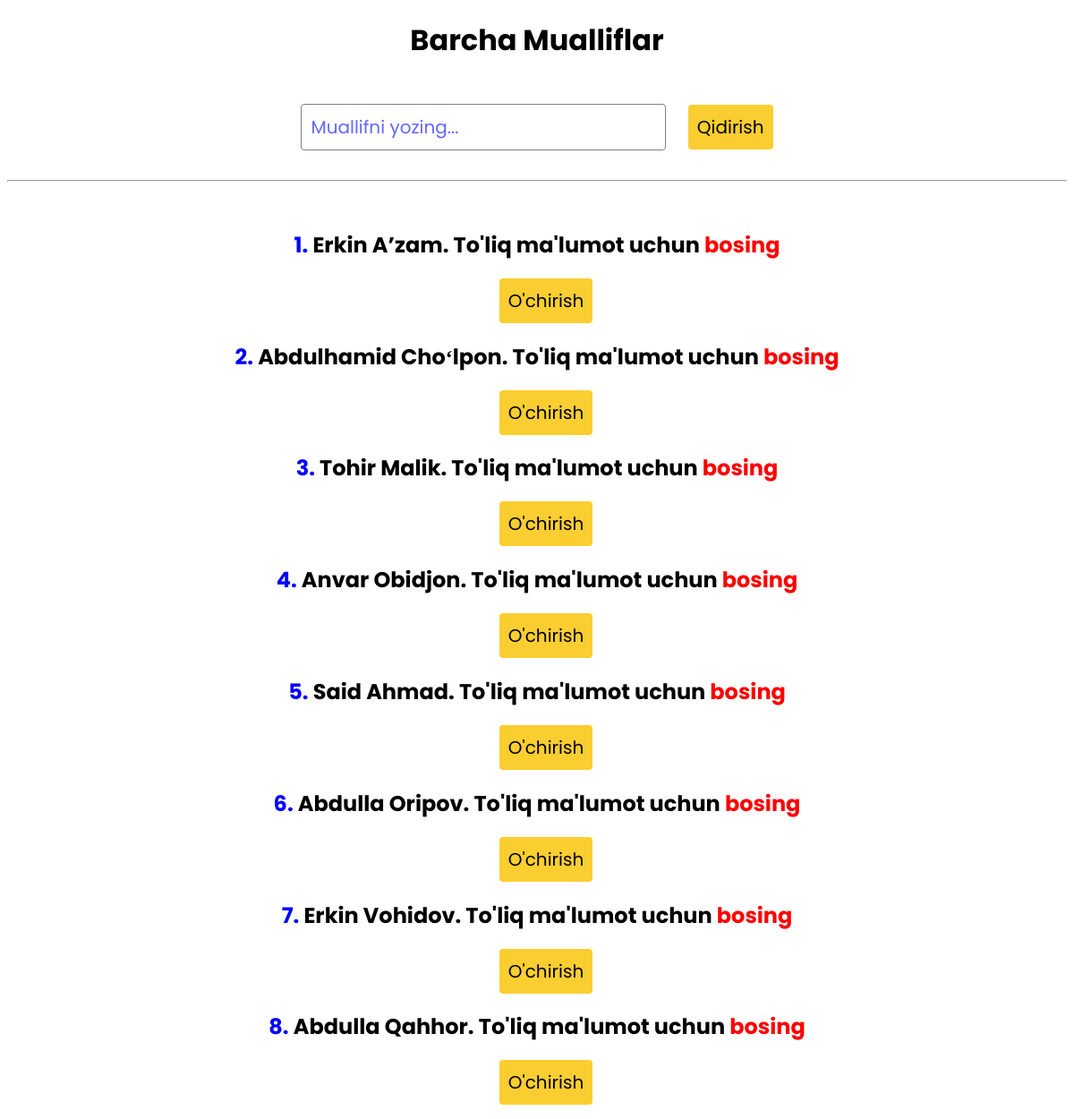
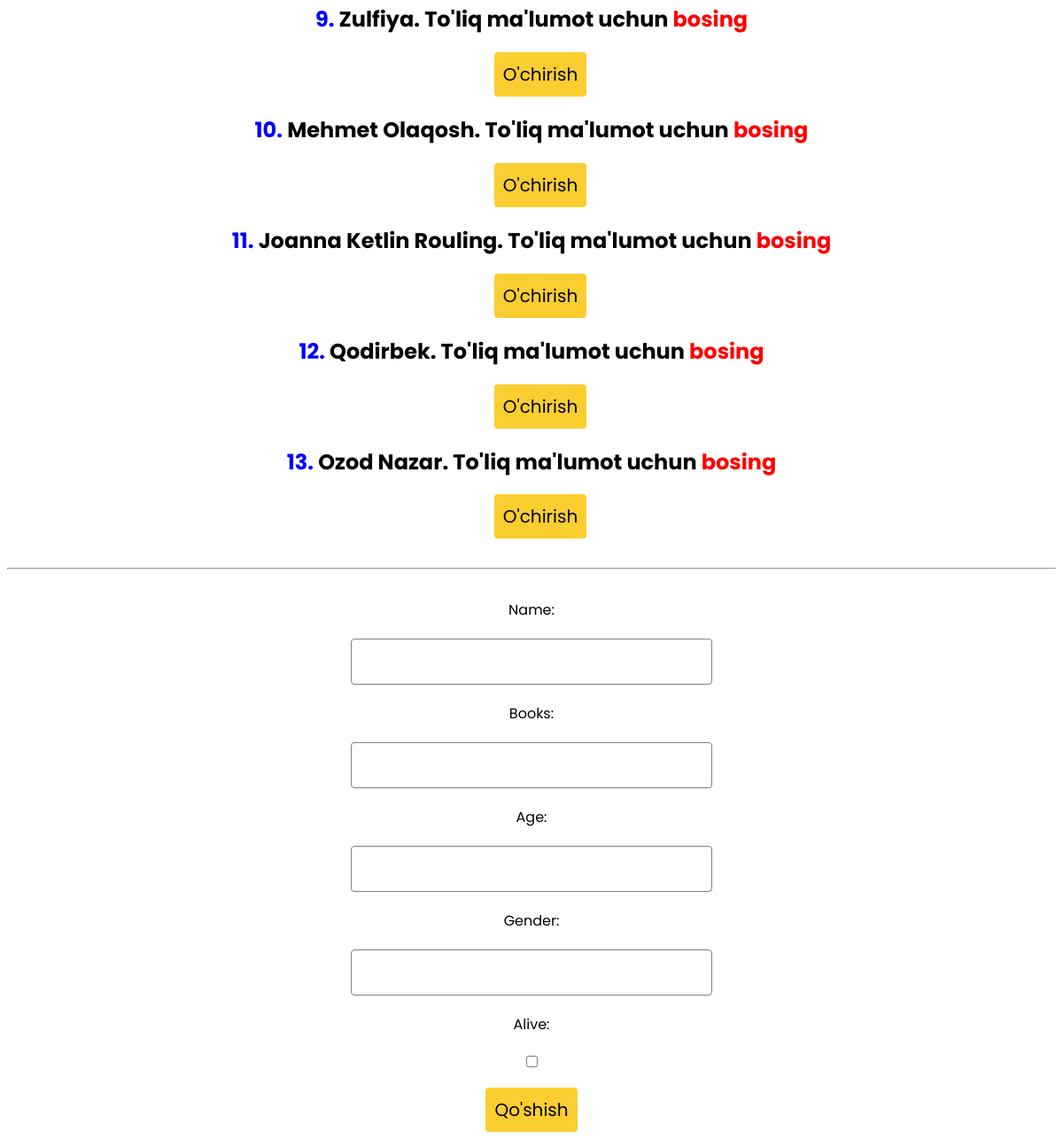
The page /mualliflar/ on the database its author committed (2 pictures, top to bottom).
### library/models.py (models this page shows, shortened)
class Muallif(models.Model):
    ism = models.CharField(max_length=50)
    tirik = models.BooleanField(default=True)
    kitob_soni = models.PositiveSmallIntegerField()
    yosh = models.CharField(max_length=50, blank=True, null=True)
    jins = models.CharField(max_length=50, blank=True, null=True)

### library/views.py (the view, shortened to what this page needs)
# urls.py: path('mualliflar/', muallif),
def muallif(request):
    soz = request.GET.get('qidirish')
    if soz is None or soz == '':
        st = Muallif.objects.all()
    else:
        st = Muallif.objects.filter(ism__contains=soz)
    data = {
        "forma": MuallifForm(),
        "muallif": st
    }
    return render(request, 'Kitob.html', data)

### library/forms.py
class MuallifForm(forms.Form):
    name = forms.CharField(max_length=50)
    books = forms.IntegerField()
    age = forms.CharField(max_length=50)
    gender = forms.CharField(max_length=50)
    alive = forms.BooleanField()

### templates/Kitob.html (shortened to what this page needs)
<!DOCTYPE html>
<html lang="en">
<head>
</head>
<body>
    <center>
        <h1>Barcha Mualliflar</h1>
        <br>
        <form method="get">
            <input type="text" name="qidirish" placeholder="Muallifni yozing...">
            <button type="submit">Qidirish</button>
        </form>
    <br>
    <hr>
    <br>
    {%for i in muallif%}
    <h2><span>{{forloop.counter}}.</span> {{i.ism}}. To'liq ma'lumot uchun <a href="/muallif/{{i.id}}" target="_blank">bosing</a></h2>
      <a href="/muallif_delete/{{i.id}}/"><button>O'chirish</button></a>
    {%endfor%}
        <br>
        <br>
        <hr>
        <br>
        <div class="qoshish">
            <form method="post" action="/mualliflar/">{% csrf_token %}
                {{forma}}
                <button type="submit">Qo'shish</button>
            </form>
        </div>
    </center>
</body>
</html>

### templates/Kitob.html (style rules this page uses)
* { font-family: 'Poppins'; }
button { padding: 10px; border: none; background-color: #face30; border-radius: 4px; cursor: pointer; font-size: 20px; margin-left: 20px; }
form input { padding: 10px; border: 1px solid grey; border-radius: 4px; font-size: 20px; }
::placeholder { color: blue; opacity: 0.6; }
a { color: red; text-decoration: none; }
span { color: blue; }
.qoshish form { display: flex; flex-direction: column; justify-content: center; align-items: center; text-align: center; gap: 20px; }
.qoshish form button { margin-right: 20px; }

### rows shown on the page
Muallif: ism "Erkin Aʼzam"
Muallif: ism "Abdulhamid Choʻlpon"
Muallif: ism "Tohir Malik"
Muallif: ism "Anvar Obidjon"
Muallif: ism "Said Ahmad"
Muallif: ism "Abdulla Oripov"
Muallif: ism "Erkin Vohidov"
Muallif: ism "Abdulla Qahhor"
Muallif: ism "Zulfiya"
Muallif: ism "Mehmet Olaqosh"
Muallif: ism "Joanna Ketlin Rouling"
Muallif: ism "Qodirbek"
Muallif: ism "Ozod Nazar"
